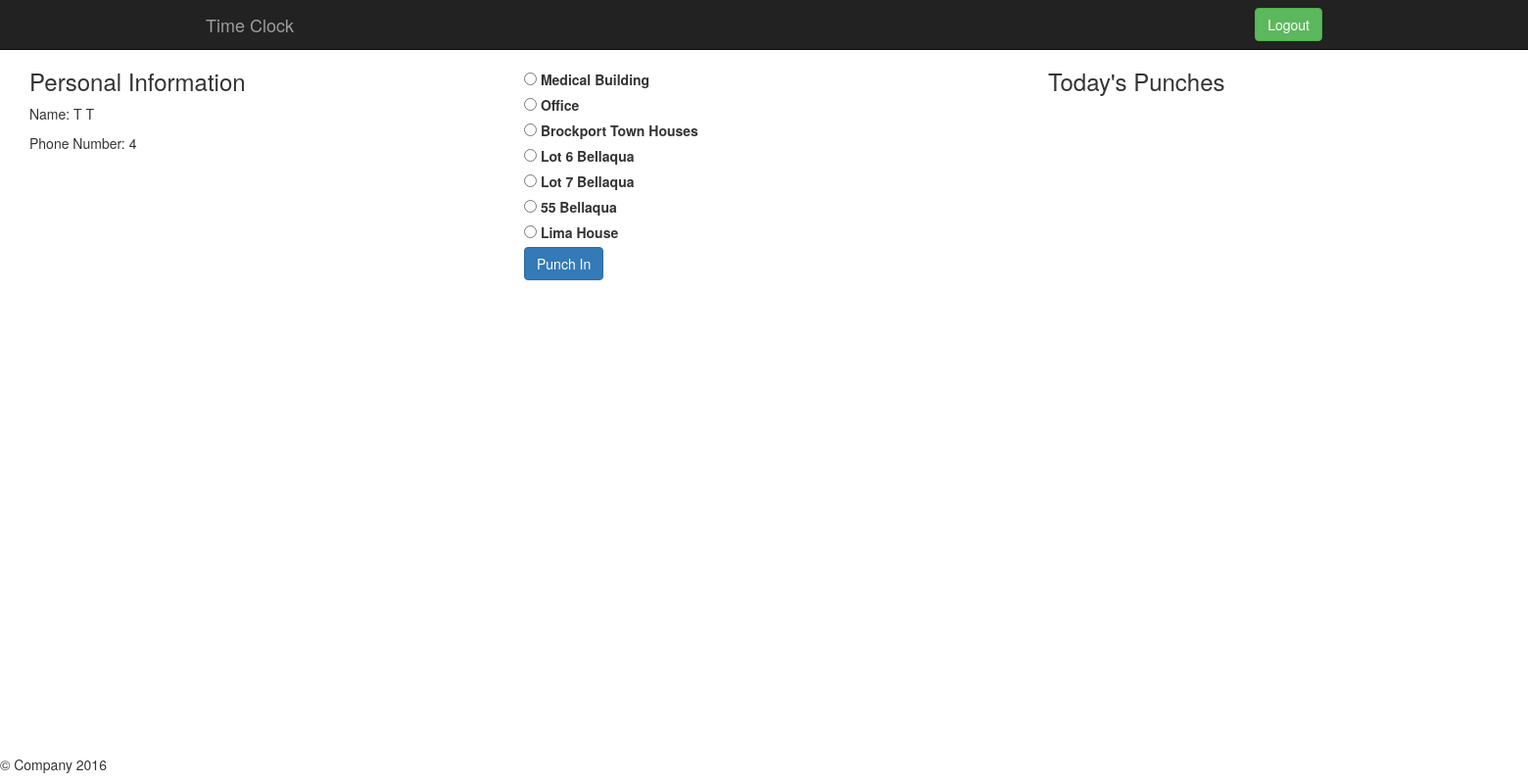
The page /profile/ (signed in) on the database as committed earlier.
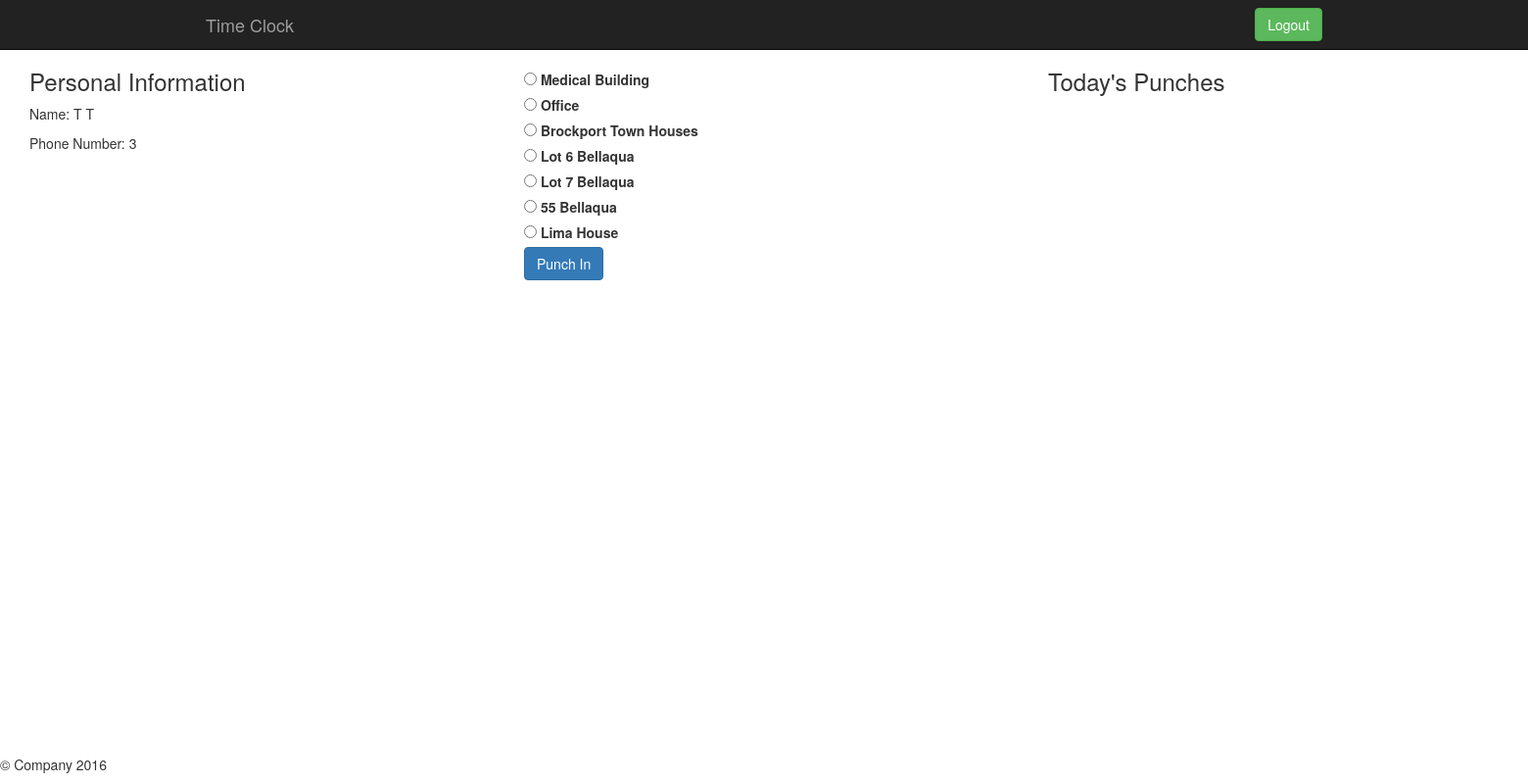
The same page on the database as committed later.
### clock/models.py (models this page shows, shortened)
class Employee(models.Model):
    numeric = RegexValidator(r'^[0-9]*$', 'Only numeric characters are allowed.')
    user = models.OneToOneField(User, on_delete=models.CASCADE)
    phone = models.CharField(max_length=10, null=False, blank=True, validators=[numeric])
    pay_rate = models.FloatField(default=0.00, null=False, blank=True)
    def getTodaysPunches(self):
        todaysPunches = Punch.objects.filter(date=datetime.now())
        return todaysPunches
    def isEvenNumPunches(self):
        total = Punch.objects.filter(employee=self).count()
        result = False
        if total == 0:
            result = True
        elif total % 2 == 0:
            result = True
        else:
            result = False
        return result

### clock/views.py (the view)
# urls.py: url(r'^profile/$', views.Profile, name="profile"),
@login_required
def Profile(request):
    if not request.user.is_authenticated():
        return HttpResponseRedirect('/login/')
    user = request.user
    try:
        employee = user.employee
        if request.method == 'POST':
            form = PunchForm(request.POST)
            if form.is_valid():
                date = datetime.now().date()
                time = datetime.now().time()
                location = form.cleaned_data['location']
                punch = Punch(employee=employee,
                              date = date,
                              time = time,
                              location = location,
                             )
                punch.save()
            return HttpResponseRedirect('/employee_profile/')
        else:
            form = PunchForm()
            context = {'form': form, 'employee': employee}
            return render(request, 'employee_profile.html', context)
    except ObjectDoesNotExist:
        employer = user.employer
        context = {'employer' : employer}
        return render(request, 'employer_profile.html', context)

### clock/forms.py
class PunchForm(forms.Form):
    location = forms.ChoiceField(widget=forms.RadioSelect(), choices=LOCATION_CHOICES)

### static/templates/employee_profile.html (shortened to what this page needs)
{% extends 'base.html' %}
{% block content %}
<div class="col-md-4">
    <div class="container">
        <h3>Personal Information</h3>
        <section>
            <p>Name: {{ user.first_name }} {{ user.last_name }}</p>
            <p>Phone Number: {{ employee.phone }}</p>
        </section>
    </div>
</div>
<div class="col-md-4">
    <form method="POST" action="">{% csrf_token %}
        <section>
            {% for locations in form.location %}
                <div class="myradio">
                    {{ locations }}
                </div>
            {% endfor %}
            {% if employee.isEvenNumPunches == True %}
                <input type="submit" value="Punch In" class="btn btn-primary">
            {% else %}
                <input type="submit" value="Punch Out" class="btn btn-primary">
            {% endif %}
        </section>
    </form>
</div>
<div class="col-md-4">
    <div class="container">
        <h3>Today's Punches</h3>
    </div>
</div>
{% endblock %}

### static/templates/base.html (shortened to what this page needs)
﻿<!DOCTYPE html>
<html lang="en">
    <head>
        <link href="/static/css/bootstrap.css" rel="stylesheet">
        <link href="/static/css/jumbotron.css" rel="stylesheet">
    </head>
    <body>
        <nav class="navbar navbar-inverse navbar-fixed-top">
            <div class="container">
                <div class="navbar-header">
                    <a class="navbar-brand" href="{% url "home" %}">Time Clock</a>
                </div>
                {% if user.is_authenticated %}
                    <div id="navbar" class="navbar-collapse collapse">
                        <form class="navbar-form navbar-right">{% csrf_token %}
                            <a href="/logout/" class="btn btn-success">Logout</a>
                        </form>
                {% else %}
                        <form class="navbar-form navbar-right">
                            <a href="/login/" class="btn btn-success">Login</a>
                        </form>
                    </div>
                {% endif %}
            </div>
        </nav>
        {% block content %}{% endblock %}
        <div class="navbar-fixed-bottom">
            <footer class="footer">
                <p>&copy; Company 2016</p>
            </footer>
        </div>
    </body>
</html>

### static/static/css/jumbotron.css (style rules this page uses)
body { padding-top: 50px; padding-bottom: 20px; }

Rows that differ between the two databases and show on the page:
changed Employee: phone "4" → "3"
